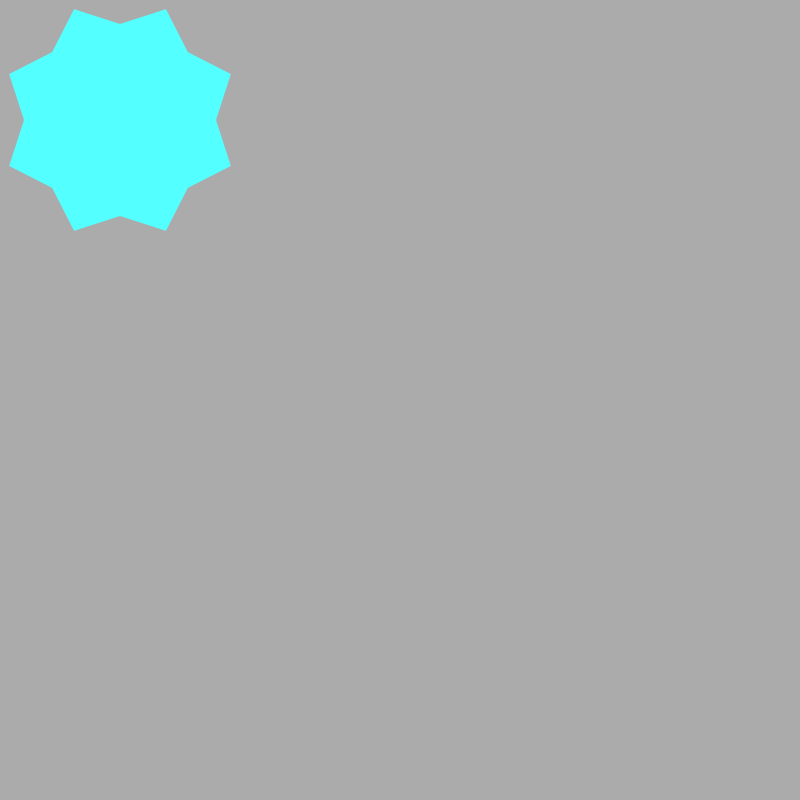
Frame 1 (no input)
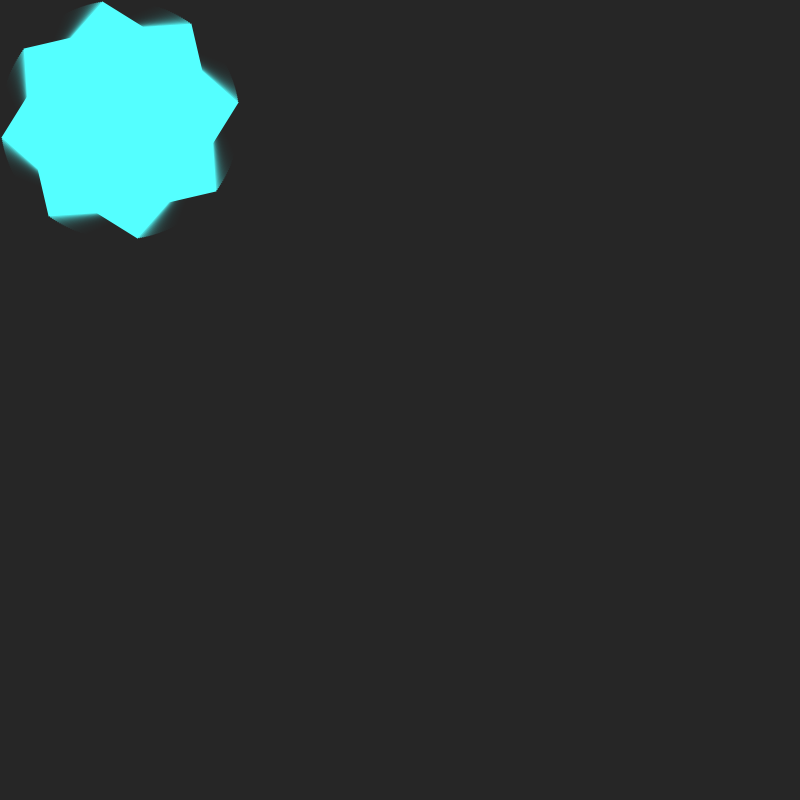
Frame 60 (the mouse pressed at the canvas centre just before this capture)
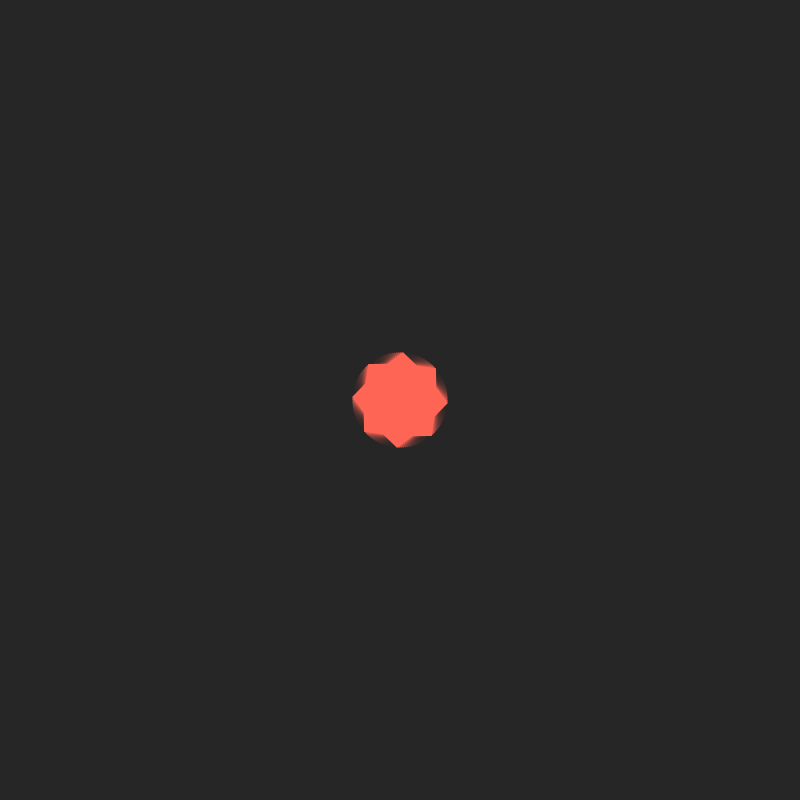
Frame 120 (the mouse held since frame 60 and released just before this capture)

The Processing sketch that drew these frames (run headless with seeded random() and noise(); from frame 60 on, the mouse is pressed at the canvas centre):

// Processing sketch: Week_3
// ── Week_3.pde
// Week 3 (Animate the Mouse Pointer)
// Author: Mohammed Ta-Seen Islam (13215660)

// ------------------------- CONFIGURABLE VARIABLES ----------------------------

// The number of sides of the star that follows the mouse
final int starSideCount = 8;

// The increment value when scaling the star
final float starScaleInc = 0.1;
// The minimum scale when shrinking the star
final float minStarScale = 0.4;
// The maximum scale when growing the star
final float maxStarScale = 1.0;

// The increment value when rotating the star
final float starRotInc = 0.5;
// The minimum delta when slowing down the rotation of the star
final float minStarRotDelta = 0.5;
// The maximum delta when speeding the rotation of the star
final float maxStarRotDelta = 2.5;

// The increment value when transitioning the colour of the star
final float starColorInc = starScaleInc;
// The background colour
final color backgroundColor = color(38, 38, 38, 50);
// The star's fill colour when calm
final color starCalmColor = color(84, 255, 255);
// The star's fill colour when agitated
final color starAgitatedColor = color(255, 101, 84);

// ------------------------ INTERNAL STATE VARIABLES ---------------------------

float _starScale = 1.0;
float _starRotDelta = 1.0;
float _starRotAngle = 0.0;
color _starColor = starCalmColor;
float _starColorDelta = 0.0;

// ------------------------------- FUNCTIONS -----------------------------------

void setup() {
  size(800, 800);
  noStroke();
}

void draw() {
  // Draw a transparent background behind the star to give that "ghost" effect
  push();
  fill(backgroundColor);
  rect(0, 0, width, height);
  pop();

  // Star radius sizes
  // Here, `starOuterRadius` is multiplied by `starScale` to allow variables
  // that depend on it (such as `translateX` and `translateY`) to be
  // recalculated to reflect the new scaled size
  final float starOuterRadius = width * 0.15 * _starScale;
  final float starInnerRadius = starOuterRadius * 0.8;

  // Defining the min and max constraints of the star's translation
  final float starMinX = starOuterRadius;
  final float starMinY = starOuterRadius;
  final float starMaxX = width - starOuterRadius;
  final float starMaxY = width - starOuterRadius;

  // Translate the star to the mouse's current x and y position while
  // constraining it within the window's bounds.
  final float translateX = constrain(mouseX, starMinX, starMaxX);
  final float translateY = constrain(mouseY, starMinY, starMaxY);

  // Calculate the star's scale, rotation delta and colour delta depending on
  // whether or not the mouse is currently being pressed
  if (mousePressed) {
    // If the mouse is pressed:
    // - decrease the scale until it reaches `minStarScale`;
    // - increase the rotation delta until it reaches `maxStarRotDelta`; and
    // - increase the colour delta until it reaches 1.0
    _starScale = max(minStarScale, _starScale - starScaleInc);
    _starRotDelta = min(maxStarRotDelta, _starRotDelta + starRotInc);
    _starColorDelta = min(1.0, _starColorDelta + starColorInc);
  } else if (isStarAgitated()) {
    // Otherwise, if the star is still in the "agitated" state:
    // - increase the scale until it reaches `maxStarScale`
    // - decrease the rotation delta until it reaches `minStarRotDelta`; and
    // - decrease the colour delta until it reaches 0.0
    _starScale = min(maxStarScale, _starScale + starScaleInc);
    _starRotDelta = max(minStarRotDelta, _starRotDelta - starRotInc);
    _starColorDelta = max(0.0, _starColorDelta - starColorInc);
  }

  // Draw the star after translating and rotating the drawing context
  push();
  translate(translateX, translateY);
  rotate(radians(_starRotAngle));
  fill(lerpColor(starCalmColor, starAgitatedColor, _starColorDelta));
  star(starSideCount, starOuterRadius, starInnerRadius);
  pop();

  // Continue rotating by adding the delta (determines its rotation speed)
  _starRotAngle += _starRotDelta;
}

/**
 * Determines whether or not the star is in the "agitated" state.
 *
 * This function will return `true` if the star is still shrunken and/or if the
 * star is still red-ish in colour. It will return `false` once the scale and
 * colour return to their original values.
 */
boolean isStarAgitated() {
  return _starScale < maxStarScale || _starColorDelta > 0.0;
}

/**
 * Draws a polygon with the given number of sides and radius (to determine its
 * width and height).
 */
void polygon(int sideCount, float radius) {
  beginShape();

  final float thetaInc = TWO_PI / sideCount;
  float theta = 0.0;
  float x = 0.0;
  float y = 0.0;

  for (int i = 0; i < sideCount; i++) {
    x = cos(theta) * radius;
    y = sin(theta) * radius;
    vertex(x, y);
    theta += thetaInc;
  }

  endShape(CLOSE);
}

/**
 * Draws a star with the given number of points, inner radius and outer radius.
 *
 * The `innerRadius` and `outerRadius` defines the zig-zag path of the star's
 * shape. The more closer `innerRadius` is to `outerRadius`, the more the star
 * will look like a regular polygon with `pointCount` sides.
 */
void star(int pointCount, float innerRadius, float outerRadius) {
  beginShape();

  // The number of vertexes the draw will always be double the number of points.
  final float vertexCount = pointCount * 2;

  // `theta` is the current size of the angle which will determine the x and y
  // coordinates of the current vertex. It will be incremented by `thetaInc` on
  // every new vertex we want to draw.
  float theta = 0.0;
  final float thetaInc = TWO_PI / vertexCount;

  // Temporary x and y values that will be incremented until we finish drawing
  // the shape.
  float x = 0.0;
  float y = 0.0;

  // Draw the vertexes by alternating between the outer and inner radii as we
  // make a full rotation.
  for (int i = 0; i < vertexCount; i++) {
    float radius = i % 2 == 0 ? outerRadius : innerRadius;
    x = cos(theta) * radius;
    y = sin(theta) * radius;
    vertex(x, y);
    theta += thetaInc;
  }

  endShape(CLOSE);
}
